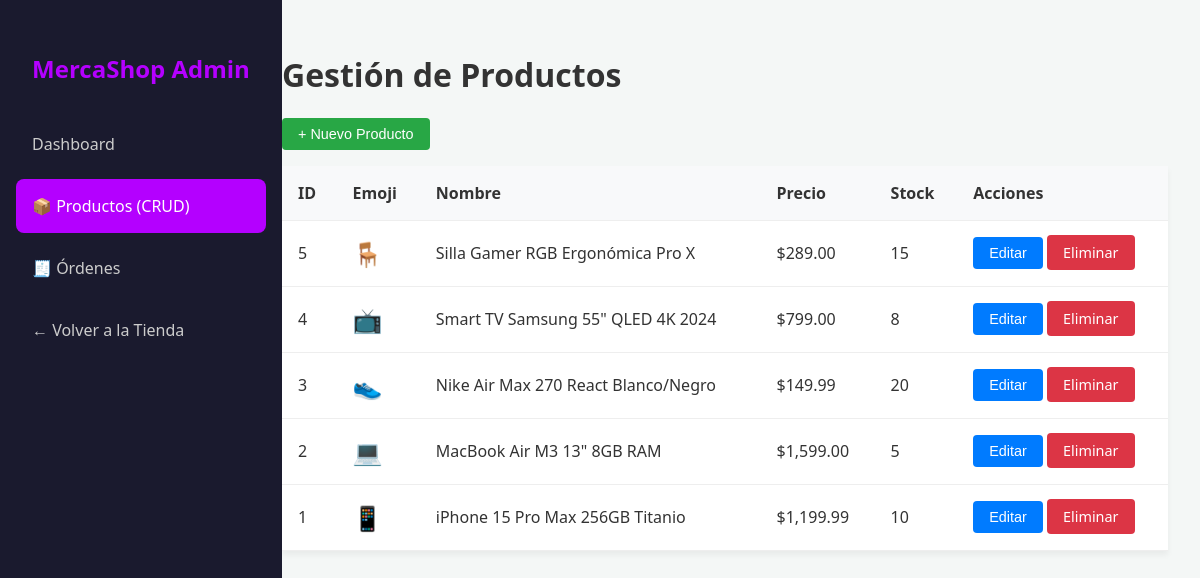
The page /admin/productos.php (signed in) on the database its author committed.
### tables this page shows
CREATE TABLE IF NOT EXISTS productos (
    id INT AUTO_INCREMENT PRIMARY KEY,
    nombre VARCHAR(200) NOT NULL,
    descripcion TEXT,
    precio DECIMAL(10,2) NOT NULL,
    precio_original DECIMAL(10,2),
    descuento INT DEFAULT 0,
    stock INT NOT NULL DEFAULT 0,
    imagen VARCHAR(255),
    emoji VARCHAR(10),
    badge VARCHAR(50),
    categoria_id INT,
    vendedor VARCHAR(100) DEFAULT 'MercaShop',
    FOREIGN KEY (categoria_id) REFERENCES categorias(id) ON DELETE SET NULL
);

### admin/productos.php (the view, shortened to what this page needs)
<?php
require_once '../config.php';
$stmt = $pdo->query("SELECT * FROM productos ORDER BY id DESC");
$productos = $stmt->fetchAll();
?>
<!DOCTYPE html>
<html lang="es">
<head>
</head>
<body>
<div class="sidebar">
    <h2>MercaShop Admin</h2>
    <a href="index.php">Dashboard</a>
    <a href="productos.php" class="active">📦 Productos (CRUD)</a>
    <a href="ordenes.php">🧾 Órdenes</a>
    <a href="../index.php">← Volver a la Tienda</a>
</div>
<div class="main">
    <h1>Gestión de Productos</h1>
    <button class="btn btn-green" onclick="openModal()">+ Nuevo Producto</button>
    <table>
        <thead>
            <tr>
                <th>ID</th>
                <th>Emoji</th>
                <th>Nombre</th>
                <th>Precio</th>
                <th>Stock</th>
                <th>Acciones</th>
            </tr>
        </thead>
        <tbody>
            <?php foreach($productos as $p): ?>
            <tr>
                <td><?= $p['id'] ?></td>
                <td style="font-size: 1.5rem;"><?= htmlspecialchars($p['emoji']) ?></td>
                <td><?= htmlspecialchars($p['nombre']) ?></td>
                <td>$<?= number_format($p['precio'], 2) ?></td>
                <td><?= $p['stock'] ?></td>
                <td>
                    <button class="btn btn-blue" onclick='editProduct(<?= json_encode($p) ?>)'>Editar</button>
                    <a href="?delete=<?= $p['id'] ?>" class="btn btn-red" onclick="return confirm('¿Seguro que deseas eliminar este producto?')">Eliminar</a>
                </td>
            </tr>
            <?php endforeach; ?>
        </tbody>
    </table>
</div>
</body>
</html>

### admin/productos.php (style rules this page uses)
body { font-family: 'Segoe UI', Tahoma, Geneva, Verdana, sans-serif; margin: 0; background: #f4f7f6; color: #333; }
.sidebar { width: 250px; background: #1a1a2e; color: white; position: fixed; top: 0; bottom: 0; padding: 2rem 1rem; }
.sidebar h2 { color: #b400ff; margin-bottom: 2rem; text-align: center; }
.sidebar a { display: block; color: #ccc; text-decoration: none; padding: 1rem; margin-bottom: 0.5rem; border-radius: 8px; transition: 0.3s; }
.sidebar a:hover, .sidebar a.active { background: #b400ff; color: white; }
.main { margin-left: 250px; padding: 2rem; }
table { width: 100%; border-collapse: collapse; background: white; box-shadow: 0 4px 6px rgba(0,0,0,0.05); }
th, td { padding: 1rem; text-align: left; border-bottom: 1px solid #eee; }
th { background: #f8f9fa; }
.btn { padding: 0.5rem 1rem; border: none; border-radius: 4px; cursor: pointer; text-decoration: none; color: white; font-size: 0.9rem; }
.btn-blue { background: #007bff; }
.btn-red { background: #dc3545; }
.btn-green { background: #28a745; margin-bottom: 1rem; display: inline-block; }

### rows shown on the page
productos: id "5", emoji "🪑", nombre "Silla Gamer RGB Ergonómica Pro X", precio "289.00", stock "15"
productos: id "4", emoji "📺", nombre "Smart TV Samsung 55\" QLED 4K 2024", precio "799.00", stock "8"
productos: id "3", emoji "👟", nombre "Nike Air Max 270 React Blanco/Negro", precio "149.99", stock "20"
productos: id "2", emoji "💻", nombre "MacBook Air M3 13\" 8GB RAM", precio "1,599.00", stock "5"
productos: id "1", emoji "📱", nombre "iPhone 15 Pro Max 256GB Titanio", precio "1,199.99", stock "10"
